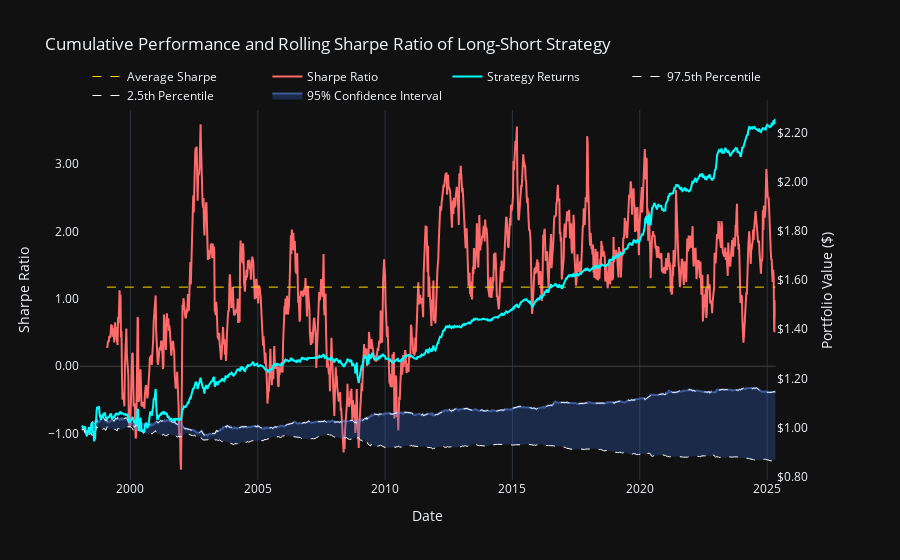

The cell this chart's notebook holds for it:
### Markdown cell above
**Performance Plot:**
This plot showcases the cumulative performance of the strategy over time, accompanied by a rolling Sharpe ratio. It displays the strategy returns, a 95% confidence interval derived from random simulations, and the rolling Sharpe ratio on a secondary y-axis.

### Code cell
evaluator.performance_plot

### Figure 1 — Plotly figure (JSON) as saved in the notebook; plotly's stock layout.template omitted (floating-point values rounded to 4 significant figures; data arrays with more than 128 entries replaced by an {"elided": "..."} marker saying what was removed)
{"data": [{"hoverinfo": "skip", "line": {"color": "rgba(255, 255, 255, 0)"}, "mode": "lines", "showlegend": false, "type": "scatter", "x": {"elided": "1426 str values"}, "xaxis": "x", "y": {"elided": "1426 float values"}, "yaxis": "y2"}, {"fill": "tonexty", "fillcolor": "rgba(50, 100, 200, 0.3)", "hoverinfo": "skip", "line": {"color": "rgba(100, 150, 255, 0.5)"}, "mode": "lines", "name": "95% Confidence Interval", "type": "scatter", "x": {"elided": "1426 str values"}, "xaxis": "x", "y": {"elided": "1426 float values"}, "yaxis": "y2"}, {"hovertemplate": "Date: %{x}<br>2.5th Percentile: $%{y:.2f}<extra></extra>", "line": {"color": "#FFFFFF", "dash": "dash", "width": 1}, "mode": "lines", "name": "2.5th Percentile", "type": "scatter", "x": {"elided": "1426 str values"}, "xaxis": "x", "y": {"elided": "1426 float values"}, "yaxis": "y2"}, {"hovertemplate": "Date: %{x}<br>97.5th Percentile: $%{y:.2f}<extra></extra>", "line": {"color": "#FFFFFF", "dash": "dash", "width": 1}, "mode": "lines", "name": "97.5th Percentile", "type": "scatter", "x": {"elided": "1426 str values"}, "xaxis": "x", "y": {"elided": "1426 float values"}, "yaxis": "y2"}, {"hovertemplate": "Date: %{x}<br>Cumulative Returns: $%{y:.2f}<extra></extra>", "line": {"color": "#00FFFF", "width": 2}, "mode": "lines", "name": "Strategy Returns", "type": "scatter", "x": {"elided": "1426 str values"}, "xaxis": "x", "y": {"elided": "1426 float values"}, "yaxis": "y2"}, {"hovertemplate": "Date: %{x}<br>Rolling Sharpe Ratio: %{y:.2f}<extra></extra>", "line": {"color": "#FF6B6B"}, "mode": "lines", "name": "Sharpe Ratio", "type": "scatter", "x": {"elided": "1371 str values"}, "xaxis": "x", "y": {"elided": "1371 float values"}, "yaxis": "y"}, {"hovertemplate": "Date: %{x}<br>Average Sharpe Ratio: %{y:.2f}<extra></extra>", "line": {"color": "#FFD700", "dash": "dash", "width": 1}, "mode": "lines", "name": "Average Sharpe", "type": "scatter", "x": {"elided": "1371 str values"}, "xaxis": "x", "y": {"elided": "1371 float values"}, "yaxis": "y"}], "layout": {"hovermode": "x unified", "legend": {"orientation": "h", "x": 0.01, "y": 1.1}, "title": {"text": "Cumulative Performance and Rolling Sharpe Ratio of Long-Short Strategy"}, "xaxis": {"anchor": "y", "domain": [0, 0.94], "title": {"text": "Date"}}, "yaxis": {"anchor": "x", "domain": [0, 1], "range": [-1.686, 3.947], "showgrid": false, "tickformat": ".2f", "title": {"text": "Sharpe Ratio"}, "zeroline": true, "zerolinecolor": "#404040", "zerolinewidth": 1}, "yaxis2": {"anchor": "x", "overlaying": "y", "showgrid": false, "side": "right", "tickformat": "$,.2f", "title": {"text": "Portfolio Value ($)"}, "zeroline": true, "zerolinecolor": "#404040", "zerolinewidth": 1}}}
